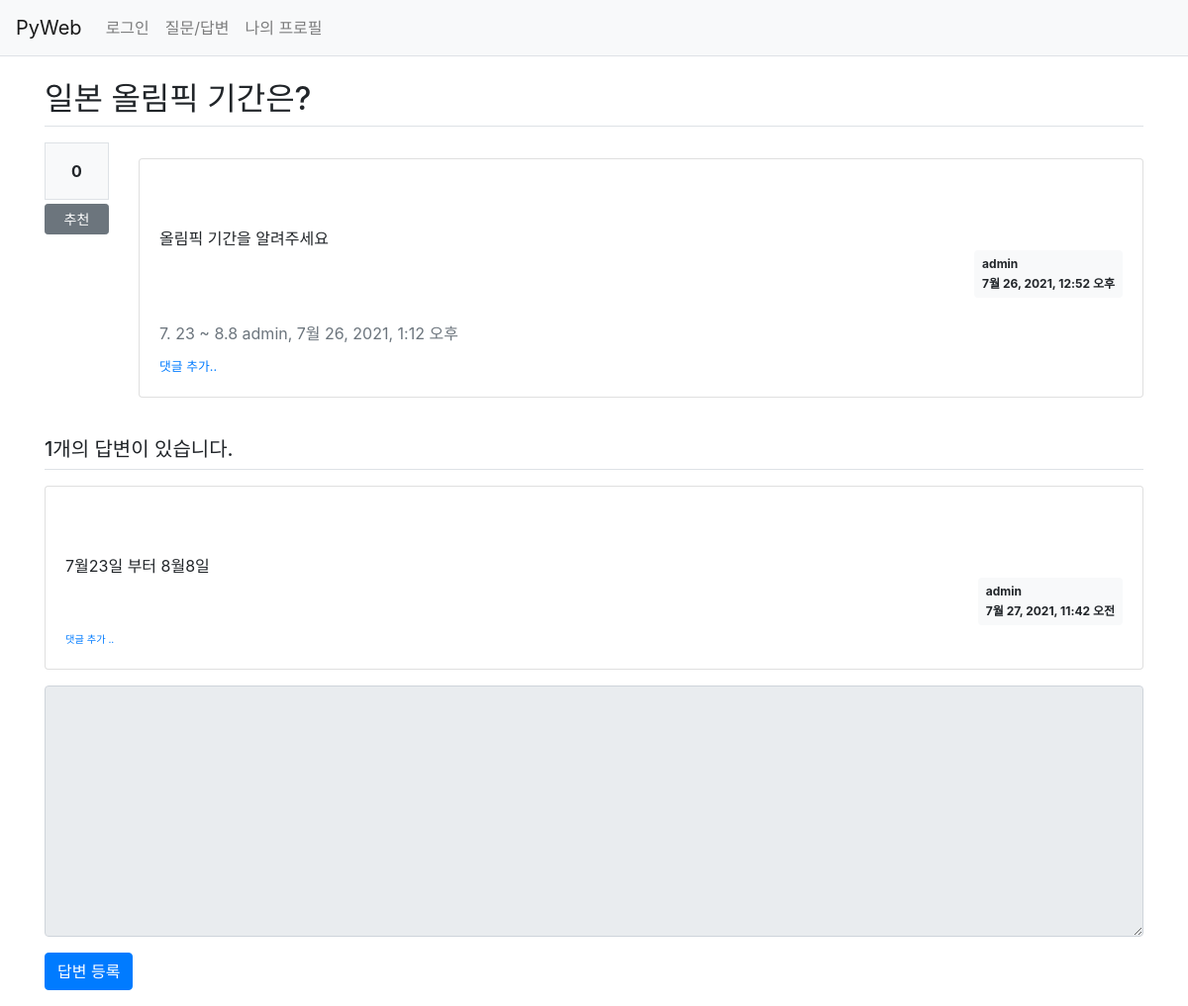
The page /pybo/33/ on the database its author committed.
### pybo/models.py (models this page shows, shortened)
class Question(models.Model):
    author = models.ForeignKey(User, on_delete=models.CASCADE,
                               related_name='author_question')
    subject = models.CharField(max_length=200)
    content = models.TextField()
    create_date = models.DateTimeField()
    modify_date = models.DateTimeField(null=True, blank=True)
    voter = models.ManyToManyField(User, related_name='voter_question')

class Comment(models.Model):
    author = models.ForeignKey(User, on_delete=models.CASCADE)
    content = models.TextField()
    create_date = models.DateTimeField()
    modify_date = models.DateTimeField(null=True, blank=True)
    question = models.ForeignKey(Question, null=True, blank=True,
                        on_delete=models.CASCADE)
    answer = models.ForeignKey(Answer, null=True, blank=True,
                        on_delete=models.CASCADE)

class Answer(models.Model):
    author = models.ForeignKey(User, on_delete=models.CASCADE, related_name='author_answer')
    question = models.ForeignKey(Question, on_delete=models.CASCADE)
    content = models.TextField()
    create_date = models.DateTimeField()
    modify_date = models.DateTimeField(null=True, blank=True)
    voter = models.ManyToManyField(User, related_name='voter_answer')

### pybo/views/base_views.py (the view)
# urls.py: path('<int:question_id>/', base_views.detail, name='detail'),
def detail(request, question_id):
    question = get_object_or_404(Question, pk=question_id)
    context ={'question' : question}
    return render(request, 'pybo/question_detail.html', context)

### templates/pybo/question_detail.html (shortened to what this page needs)
{% extends 'base.html' %}
{% block content %}
<div class="container my-3">
  <h2 class="border-bottom py-2">{{ question.subject }}</h2>
  <div class="row my-3">
    <div class="col-1">
      <div class="bg-light text-center p-3 border font-weight-bolder mb-1">
        {{ question.voter.count }}
      </div>
      <a href="#" data-uri="{% url 'pybo:vote_question' question.id %}"
         class="recommend btn btn-sm btn-secondary btn-block my-1">추천</a>
    </div>
    <div class="col-11">
      <div class="card my-3">
        <div class="card-body">
          <div class="card-text" style="white-space: pre-line;">
            {{ question.content }}
          </div>
          <div class="d-flex justify-content-end">
            <div class="badge badge-light p-2 text-left">
              <div class="mb-2">{{ question.author.username }}</div>
              <div>{{ question.create_date }}</div>
            </div>
          </div>
          {% if question.comment_set.count > 0 %}
          <div class="mt-3">
            {% for comment in question.comment_set.all %}
            <div class="comment py-2 text-muted">
              <span style="white-space: pre-line">{{ comment.content }}</span>
              <span>
                {{ comment.author }}, {{ comment.create_date }}
              </span>
            </div>
            {% endfor %}
          </div>
          {% endif %}
          <div>
            <a href="{% url 'pybo:comment_create_question' question.id %}">
              <small>댓글 추가..</small>
            </a>
          </div>
        </div>
      </div>
    </div>
  </div>
  <h5 class="border-bottom my-3 py-2">
    {{ question.answer_set.count }}개의 답변이 있습니다.
  </h5>
  {% for answer in question.answer_set.all %}
  <div class="card my-3">
    <div class="card-body">
      <div class="card-text" style="white-space: pre-line;">
        {{ answer.content }}
      </div>
      <div class="d-flex justify-content-end">
        <div class="badge badge-light p-2 text-left">
          <div class="mb-2">{{ answer.author.username }}</div>
          <div>{{ answer.create_date }}</div>
        </div>
      </div>
      <div>
        <a href="{% url 'pybo:comment_create_answer' answer.id %}" class="small"><small>댓글 추가 ..</small></a>
      </div>
    </div>
  </div>
  {% endfor %}
  <form action="{% url 'pybo:answer_create' question.id %}" method="post">
    <div class="form-group">
      <textarea name="content" id="content"
                rows="10" class="form-control"
                {% if not user.is_authenticated %}
                    disabled
                {% endif %}></textarea>
    </div>
    <input type="submit" value="답변 등록" class="btn btn-primary">
  </form>
</div>
{% endblock %}

### static/pybo/style.css (style rules this page uses)
.comment { border-top:1px dotted #ddd font-size:0.7em }

### rows shown on the page
Question: subject "일본 올림픽 기간은?", voter.count "0", content "올림픽 기간을 알려주세요", author.username "admin", create_date "7월 26, 2021, 12:52 오후", answer_set.count "1"
Comment: content "7. 23 ~ 8.8", author "admin", create_date "7월 26, 2021, 1:12 오후"
Answer: content "7월23일 부터 8월8일", author.username "admin", create_date "7월 27, 2021, 11:42 오전"
